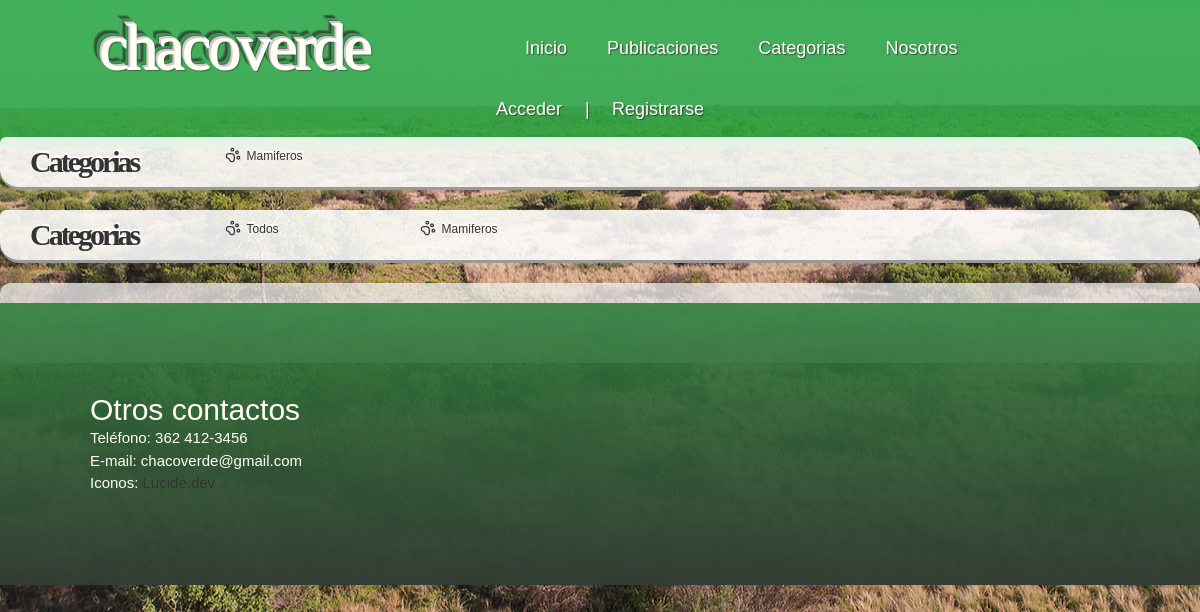
Before: /animales/listar_tarjetas/ with the older database file.
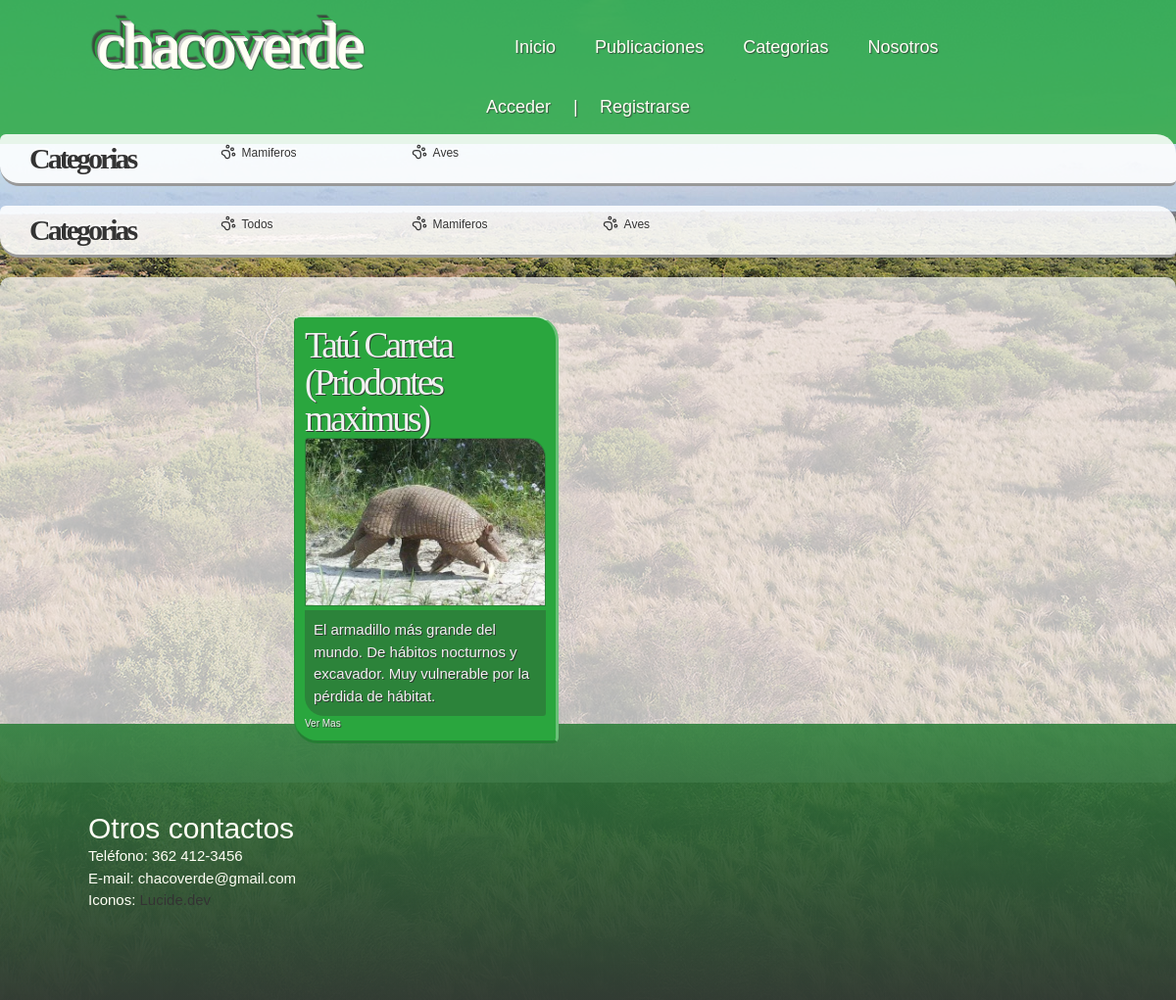
After: the same page with the newer database file.
### apps/categorias/models.py (models this page shows, shortened)
class Categoria_Sobre(models.Model):
	sobre = models.CharField(max_length = 100)
	imagen = models.ImageField(upload_to = 'categorias_foto')
	descripcion = models.TextField(default= None)

### apps/tarjetas/models.py (models this page shows, shortened)
class Tarjeta(models.Model):
	nombre = models.CharField(max_length = 100)
	descripcion = models.TextField(default="Sin descripción")
	imagen = models.ImageField(upload_to = 'tarjetas_fotos')
	categoria_sobre = models.ManyToManyField(Categoria_Sobre)

### apps/tarjetas/views.py (the view)
# urls.py: path('listar_tarjetas/', views.listar_tarjetas, name = 'path_listar_tarjetas'),
def listar_tarjetas(request):
	todas_tarjetas = Tarjeta.objects.all()
	context = {}
	context['tarjetas'] = todas_tarjetas
	categorias = Categoria_Sobre.objects.all()
	context['categorias'] = categorias
	return render(request,'tarjetas/lista_tarjetas.html', context)

### apps/categorias/context_processors.py (called while the page is built)
def categorias_globales(request):
    return {'categorias': Categoria_Sobre.objects.all()}

### templates/tarjetas/lista_tarjetas.html (shortened to what this page needs)
{% extends 'base.html' %}
{% block contenido %}
	<aside>
		<h3>Categorias</h3>
		<ul>
			<li>
				<a href="{% url 'tarjetas:path_listar_tarjetas'%}">Todos</a>
			</li>
			{% for c in categorias %}
				<li>
					<a href="{% url 'tarjetas:path_filtrados_categoria' c.pk %}"> {{ c.sobre }} </a>
				</li>
			{% endfor %}
		</ul>
	</aside>
	<main>
		<section id="tarjetas">
		{% for t in tarjetas %}
			<article>
				<h3>{{t.nombre}}</h3>
				<img src="{{ t.imagen.url }}">
				<p>{{t.descripcion}}</p>
				<a href="{% url 'tarjetas:path_detalle_tarjeta' t.pk %}">Ver Mas</a>
			</article>
		{% endfor %}
		</section>
	</main>
{% endblock contenido %}

### templates/base.html (shortened to what this page needs)
{% load static %}
<!doctype html>
<html>
<head>
	<link rel="stylesheet" type="text/css" href="{% static 'css/reset.css' %}" />
	<link rel="stylesheet" type="text/css" href="{% static 'css/main.css' %}" />
</head>
<body>
	<header>
		<h1>chacoverde</h1>
		<nav>
			<ul>
                <li><a href="{% url 'path_home' %}">Inicio</a></li>
                <li><a href="{% url 'posts:path_listar_posts' %}">Publicaciones</a></li>
                <li><a href="{% url 'categorias:path_listar_categorias' %}">Categorias</a></li>
                <li><a href="{% url 'usuarios:path_contacto' %}">Nosotros</a></li>
			</ul>
		</nav>
	{% if user.is_authenticated %}
		<ul class="autenticado">
			<li>Hola, {{ user.username }} :) </li>
			<li>
				<a href="{% url 'usuarios:path_logout' %}">Cerrar sesión</a>
				<!--<form method="POST" action="{% url 'usuarios:path_logout' %}">{% csrf_token %}
					<input type="submit" value="Logout">
				</form>-->
			</li>
		</ul>
	{% else %}
		<ul>
			<li><a href="{% url 'usuarios:path_login' %}">Acceder</a> |</li>
			<li><a href="{% url 'usuarios:path_registro' %}">Registrarse</a></li>
		</ul>
	{% endif %}
	</header>
	<aside>
		<h3>Categorias</h3>
		<ul>
		{% for c in categorias %}
			<li><a href="{% url 'posts:path_filtrados_categoria_post' c.pk %}">{{ c.sobre }}</a></li>
		{% endfor %}
		</ul>
	</aside>
    {% block contenido %}
    {% endblock contenido %}
	<footer>
		<h4>Otros contactos</h4>
		<ul>
			<li>Teléfono: 362 412-3456</li>
			<li>E-mail: chacoverde@gmail.com</li>
		</ul>
		<p>Iconos: <a href="https://lucide.dev">Lucide.dev</a></p>
	</footer>
</body>
</html>

Changed rows visible on the page:
added Categoria_Sobre: sobre "Aves"
added Tarjeta: nombre "Tatú Carreta (Priodontes maximus)", imagen (picture), descripcion "El armadillo más grande del mundo. De hábitos nocturnos y excavador. Muy vulnerable por la pérdida de hábitat."
